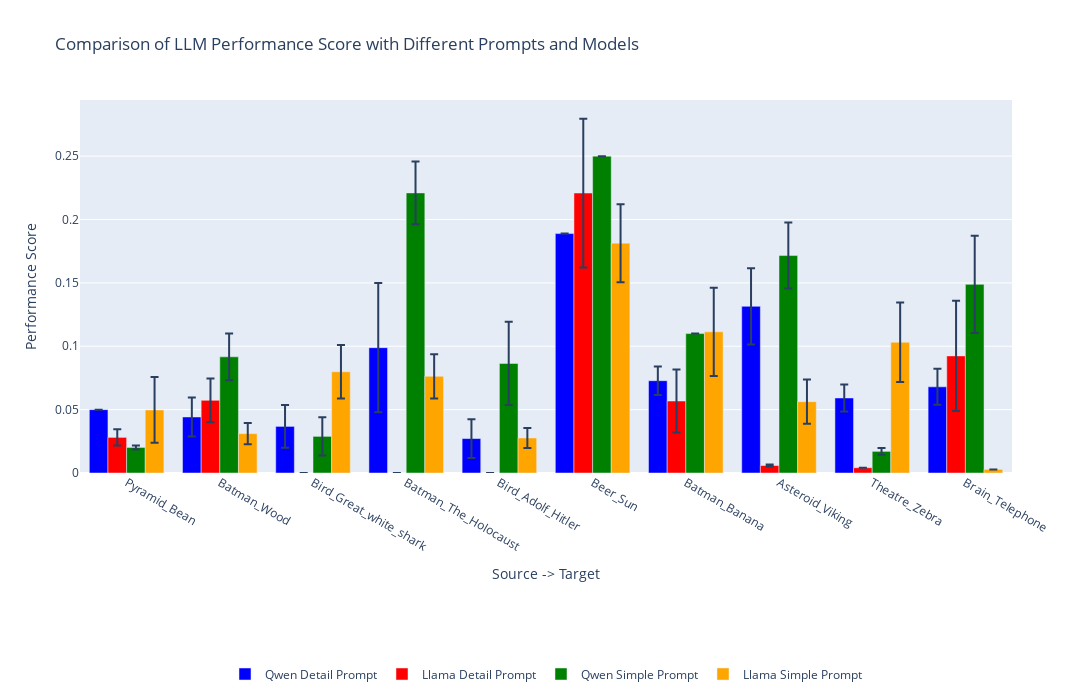

Here is the notebook cell this chart was saved with:
### Code cell
plots.compare_llms_and_prompts(download=True)

### Figure 1 — Plotly figure (JSON) as saved in the notebook; plotly's stock layout.template omitted (floating-point values rounded to 4 significant figures)
{"data": [{"error_y": {"array": [6.939e-18], "type": "data"}, "marker": {"color": "blue"}, "name": "Qwen Detail Prompt", "offsetgroup": "0", "showlegend": true, "type": "bar", "width": 0.2, "x": ["Pyramid_Bean"], "y": [0.05]}, {"error_y": {"array": [0.006355], "type": "data"}, "marker": {"color": "red"}, "name": "Llama Detail Prompt", "offsetgroup": "1", "showlegend": true, "type": "bar", "width": 0.2, "x": ["Pyramid_Bean"], "y": [0.02812]}, {"error_y": {"array": [0.001611], "type": "data"}, "marker": {"color": "green"}, "name": "Qwen Simple Prompt", "offsetgroup": "2", "showlegend": true, "type": "bar", "width": 0.2, "x": ["Pyramid_Bean"], "y": [0.02017]}, {"error_y": {"array": [0.02593], "type": "data"}, "marker": {"color": "orange"}, "name": "Llama Simple Prompt", "offsetgroup": "3", "showlegend": true, "type": "bar", "width": 0.2, "x": ["Pyramid_Bean"], "y": [0.04973]}, {"error_y": {"array": [0.01536], "type": "data"}, "marker": {"color": "blue"}, "name": "Qwen Detail Prompt", "offsetgroup": "0", "showlegend": false, "type": "bar", "width": 0.2, "x": ["Batman_Wood"], "y": [0.0442]}, {"error_y": {"array": [0.01719], "type": "data"}, "marker": {"color": "red"}, "name": "Llama Detail Prompt", "offsetgroup": "1", "showlegend": false, "type": "bar", "width": 0.2, "x": ["Batman_Wood"], "y": [0.05731]}, {"error_y": {"array": [0.01846], "type": "data"}, "marker": {"color": "green"}, "name": "Qwen Simple Prompt", "offsetgroup": "2", "showlegend": false, "type": "bar", "width": 0.2, "x": ["Batman_Wood"], "y": [0.09167]}, {"error_y": {"array": [0.008377], "type": "data"}, "marker": {"color": "orange"}, "name": "Llama Simple Prompt", "offsetgroup": "3", "showlegend": false, "type": "bar", "width": 0.2, "x": ["Batman_Wood"], "y": [0.03107]}, {"error_y": {"array": [0.0169], "type": "data"}, "marker": {"color": "blue"}, "name": "Qwen Detail Prompt", "offsetgroup": "0", "showlegend": false, "type": "bar", "width": 0.2, "x": ["Bird_Great_white_shark"], "y": [0.03677]}, {"error_y": {"array": [0], "type": "data"}, "marker": {"color": "red"}, "name": "Llama Detail Prompt", "offsetgroup": "1", "showlegend": false, "type": "bar", "width": 0.2, "x": ["Bird_Great_white_shark"], "y": [0]}, {"error_y": {"array": [0.01514], "type": "data"}, "marker": {"color": "green"}, "name": "Qwen Simple Prompt", "offsetgroup": "2", "showlegend": false, "type": "bar", "width": 0.2, "x": ["Bird_Great_white_shark"], "y": [0.02891]}, {"error_y": {"array": [0.02115], "type": "data"}, "marker": {"color": "orange"}, "name": "Llama Simple Prompt", "offsetgroup": "3", "showlegend": false, "type": "bar", "width": 0.2, "x": ["Bird_Great_white_shark"], "y": [0.07986]}, {"error_y": {"array": [0.051], "type": "data"}, "marker": {"color": "blue"}, "name": "Qwen Detail Prompt", "offsetgroup": "0", "showlegend": false, "type": "bar", "width": 0.2, "x": ["Batman_The_Holocaust"], "y": [0.09886]}, {"error_y": {"array": [0], "type": "data"}, "marker": {"color": "red"}, "name": "Llama Detail Prompt", "offsetgroup": "1", "showlegend": false, "type": "bar", "width": 0.2, "x": ["Batman_The_Holocaust"], "y": [0]}, {"error_y": {"array": [0.02468], "type": "data"}, "marker": {"color": "green"}, "name": "Qwen Simple Prompt", "offsetgroup": "2", "showlegend": false, "type": "bar", "width": 0.2, "x": ["Batman_The_Holocaust"], "y": [0.221]}, {"error_y": {"array": [0.01749], "type": "data"}, "marker": {"color": "orange"}, "name": "Llama Simple Prompt", "offsetgroup": "3", "showlegend": false, "type": "bar", "width": 0.2, "x": ["Batman_The_Holocaust"], "y": [0.07627]}, {"error_y": {"array": [0.01532], "type": "data"}, "marker": {"color": "blue"}, "name": "Qwen Detail Prompt", "offsetgroup": "0", "showlegend": false, "type": "bar", "width": 0.2, "x": ["Bird_Adolf_Hitler"], "y": [0.02717]}, {"error_y": {"array": [0], "type": "data"}, "marker": {"color": "red"}, "name": "Llama Detail Prompt", "offsetgroup": "1", "showlegend": false, "type": "bar", "width": 0.2, "x": ["Bird_Adolf_Hitler"], "y": [0]}, {"error_y": {"array": [0.03289], "type": "data"}, "marker": {"color": "green"}, "name": "Qwen Simple Prompt", "offsetgroup": "2", "showlegend": false, "type": "bar", "width": 0.2, "x": ["Bird_Adolf_Hitler"], "y": [0.08645]}, {"error_y": {"array": [0.007945], "type": "data"}, "marker": {"color": "orange"}, "name": "Llama Simple Prompt", "offsetgroup": "3", "showlegend": false, "type": "bar", "width": 0.2, "x": ["Bird_Adolf_Hitler"], "y": [0.02763]}, {"error_y": {"array": [0], "type": "data"}, "marker": {"color": "blue"}, "name": "Qwen Detail Prompt", "offsetgroup": "0", "showlegend": false, "type": "bar", "width": 0.2, "x": ["Beer_Sun"], "y": [0.1889]}, {"error_y": {"array": [0.05871], "type": "data"}, "marker": {"color": "red"}, "name": "Llama Detail Prompt", "offsetgroup": "1", "showlegend": false, "type": "bar", "width": 0.2, "x": ["Beer_Sun"], "y": [0.2209]}, {"error_y": {"array": [0], "type": "data"}, "marker": {"color": "green"}, "name": "Qwen Simple Prompt", "offsetgroup": "2", "showlegend": false, "type": "bar", "width": 0.2, "x": ["Beer_Sun"], "y": [0.25]}, {"error_y": {"array": [0.03074], "type": "data"}, "marker": {"color": "orange"}, "name": "Llama Simple Prompt", "offsetgroup": "3", "showlegend": false, "type": "bar", "width": 0.2, "x": ["Beer_Sun"], "y": [0.1813]}, {"error_y": {"array": [0.01122], "type": "data"}, "marker": {"color": "blue"}, "name": "Qwen Detail Prompt", "offsetgroup": "0", "showlegend": false, "type": "bar", "width": 0.2, "x": ["Batman_Banana"], "y": [0.07284]}, {"error_y": {"array": [0.02485], "type": "data"}, "marker": {"color": "red"}, "name": "Llama Detail Prompt", "offsetgroup": "1", "showlegend": false, "type": "bar", "width": 0.2, "x": ["Batman_Banana"], "y": [0.0568]}, {"error_y": {"array": [1.388e-17], "type": "data"}, "marker": {"color": "green"}, "name": "Qwen Simple Prompt", "offsetgroup": "2", "showlegend": false, "type": "bar", "width": 0.2, "x": ["Batman_Banana"], "y": [0.11]}, {"error_y": {"array": [0.03477], "type": "data"}, "marker": {"color": "orange"}, "name": "Llama Simple Prompt", "offsetgroup": "3", "showlegend": false, "type": "bar", "width": 0.2, "x": ["Batman_Banana"], "y": [0.1114]}, {"error_y": {"array": [0.03003], "type": "data"}, "marker": {"color": "blue"}, "name": "Qwen Detail Prompt", "offsetgroup": "0", "showlegend": false, "type": "bar", "width": 0.2, "x": ["Asteroid_Viking"], "y": [0.1315]}, {"error_y": {"array": [0.0007692], "type": "data"}, "marker": {"color": "red"}, "name": "Llama Detail Prompt", "offsetgroup": "1", "showlegend": false, "type": "bar", "width": 0.2, "x": ["Asteroid_Viking"], "y": [0.005897]}, {"error_y": {"array": [0.026], "type": "data"}, "marker": {"color": "green"}, "name": "Qwen Simple Prompt", "offsetgroup": "2", "showlegend": false, "type": "bar", "width": 0.2, "x": ["Asteroid_Viking"], "y": [0.1716]}, {"error_y": {"array": [0.01746], "type": "data"}, "marker": {"color": "orange"}, "name": "Llama Simple Prompt", "offsetgroup": "3", "showlegend": false, "type": "bar", "width": 0.2, "x": ["Asteroid_Viking"], "y": [0.05628]}, {"error_y": {"array": [0.01059], "type": "data"}, "marker": {"color": "blue"}, "name": "Qwen Detail Prompt", "offsetgroup": "0", "showlegend": false, "type": "bar", "width": 0.2, "x": ["Theatre_Zebra"], "y": [0.05921]}, {"error_y": {"array": [0], "type": "data"}, "marker": {"color": "red"}, "name": "Llama Detail Prompt", "offsetgroup": "1", "showlegend": false, "type": "bar", "width": 0.2, "x": ["Theatre_Zebra"], "y": [0.004167]}, {"error_y": {"array": [0.002658], "type": "data"}, "marker": {"color": "green"}, "name": "Qwen Simple Prompt", "offsetgroup": "2", "showlegend": false, "type": "bar", "width": 0.2, "x": ["Theatre_Zebra"], "y": [0.01706]}, {"error_y": {"array": [0.0314], "type": "data"}, "marker": {"color": "orange"}, "name": "Llama Simple Prompt", "offsetgroup": "3", "showlegend": false, "type": "bar", "width": 0.2, "x": ["Theatre_Zebra"], "y": [0.1032]}, {"error_y": {"array": [0.01417], "type": "data"}, "marker": {"color": "blue"}, "name": "Qwen Detail Prompt", "offsetgroup": "0", "showlegend": false, "type": "bar", "width": 0.2, "x": ["Brain_Telephone"], "y": [0.06799]}, {"error_y": {"array": [0.04357], "type": "data"}, "marker": {"color": "red"}, "name": "Llama Detail Prompt", "offsetgroup": "1", "showlegend": false, "type": "bar", "width": 0.2, "x": ["Brain_Telephone"], "y": [0.0924]}, {"error_y": {"array": [0.03836], "type": "data"}, "marker": {"color": "green"}, "name": "Qwen Simple Prompt", "offsetgroup": "2", "showlegend": false, "type": "bar", "width": 0.2, "x": ["Brain_Telephone"], "y": [0.1488]}, {"error_y": {"array": [0], "type": "data"}, "marker": {"color": "orange"}, "name": "Llama Simple Prompt", "offsetgroup": "3", "showlegend": false, "type": "bar", "width": 0.2, "x": ["Brain_Telephone"], "y": [0.002857]}], "layout": {"barmode": "group", "height": 700, "legend": {"orientation": "h", "x": 0.5, "xanchor": "center", "y": -0.5, "yanchor": "top"}, "title": {"text": "Comparison of LLM Performance Score with Different Prompts and Models"}, "width": 1200, "xaxis": {"title": {"text": "Source -> Target"}}, "yaxis": {"title": {"text": "Performance Score"}}}}
